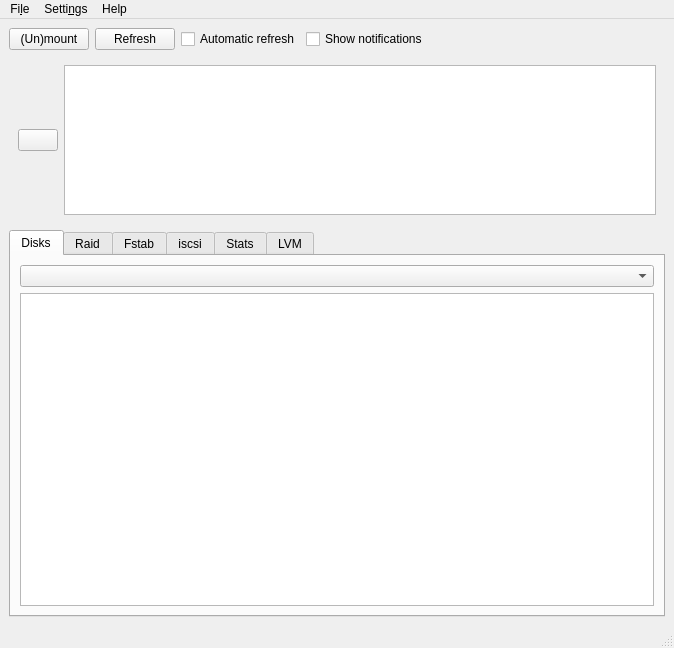
<?xml version="1.0" encoding="UTF-8"?>
<ui version="4.0">
 <class>MainWindow</class>
 <widget class="QMainWindow" name="MainWindow">
  <property name="geometry">
   <rect>
    <x>0</x>
    <y>0</y>
    <width>674</width>
    <height>648</height>
   </rect>
  </property>
  <property name="sizePolicy">
   <sizepolicy hsizetype="Minimum" vsizetype="Preferred">
    <horstretch>0</horstretch>
    <verstretch>0</verstretch>
   </sizepolicy>
  </property>
  <property name="windowTitle">
   <string>Device information GUI</string>
  </property>
  <property name="styleSheet">
   <string notr="true">QTabBar::tab::disabled{width:0px;height:0px;visible:false;border-color:#f00}</string>
  </property>
  <widget class="QWidget" name="centralwidget">
   <property name="sizePolicy">
    <sizepolicy hsizetype="Preferred" vsizetype="Preferred">
     <horstretch>1</horstretch>
     <verstretch>1</verstretch>
    </sizepolicy>
   </property>
   <layout class="QGridLayout" name="gridLayout" rowstretch="0" columnstretch="0">
    <item row="0" column="0">
     <layout class="QVBoxLayout" name="verticalLayout" stretch="0,0,0">
      <item>
       <layout class="QHBoxLayout" name="horizontalLayout">
        <item>
         <widget class="QPushButton" name="mountButton">
          <property name="sizePolicy">
           <sizepolicy hsizetype="Maximum" vsizetype="Fixed">
            <horstretch>0</horstretch>
            <verstretch>0</verstretch>
           </sizepolicy>
          </property>
          <property name="text">
           <string>(Un)mount</string>
          </property>
         </widget>
        </item>
        <item>
         <widget class="QPushButton" name="refreshButton">
          <property name="sizePolicy">
           <sizepolicy hsizetype="Maximum" vsizetype="Fixed">
            <horstretch>0</horstretch>
            <verstretch>0</verstretch>
           </sizepolicy>
          </property>
          <property name="text">
           <string>Refresh</string>
          </property>
         </widget>
        </item>
        <item>
         <widget class="QCheckBox" name="autoRefresh">
          <property name="sizePolicy">
           <sizepolicy hsizetype="Maximum" vsizetype="Fixed">
            <horstretch>0</horstretch>
            <verstretch>0</verstretch>
           </sizepolicy>
          </property>
          <property name="text">
           <string>Automatic refresh</string>
          </property>
         </widget>
        </item>
        <item>
         <widget class="QCheckBox" name="shownotifications">
          <property name="text">
           <string>Show notifications</string>
          </property>
         </widget>
        </item>
        <item>
         <spacer name="horizontalSpacer">
          <property name="orientation">
           <enum>Qt::Horizontal</enum>
          </property>
          <property name="sizeHint" stdset="0">
           <size>
            <width>40</width>
            <height>20</height>
           </size>
          </property>
         </spacer>
        </item>
       </layout>
      </item>
      <item>
       <widget class="QWidget" name="notifications" native="true">
        <layout class="QHBoxLayout" name="horizontalLayout_7">
         <item>
          <widget class="QPushButton" name="deleteChangeMessage">
           <property name="sizePolicy">
            <sizepolicy hsizetype="Maximum" vsizetype="Fixed">
             <horstretch>0</horstretch>
             <verstretch>0</verstretch>
            </sizepolicy>
           </property>
           <property name="text">
            <string/>
           </property>
           <property name="icon">
            <iconset resource="../resources/icons.qrc">
             <normaloff>:/icons/close.png</normaloff>:/icons/close.png</iconset>
           </property>
          </widget>
         </item>
         <item>
          <widget class="QTableView" name="notificationsList">
           <property name="sizePolicy">
            <sizepolicy hsizetype="Expanding" vsizetype="Preferred">
             <horstretch>0</horstretch>
             <verstretch>0</verstretch>
            </sizepolicy>
           </property>
           <property name="minimumSize">
            <size>
             <width>0</width>
             <height>100</height>
            </size>
           </property>
           <property name="maximumSize">
            <size>
             <width>16777215</width>
             <height>150</height>
            </size>
           </property>
           <property name="wordWrap">
            <bool>false</bool>
           </property>
          </widget>
         </item>
        </layout>
       </widget>
      </item>
      <item>
       <widget class="QTabWidget" name="info">
        <property name="sizePolicy">
         <sizepolicy hsizetype="Expanding" vsizetype="Expanding">
          <horstretch>1</horstretch>
          <verstretch>1</verstretch>
         </sizepolicy>
        </property>
        <property name="styleSheet">
         <string notr="true"/>
        </property>
        <property name="tabShape">
         <enum>QTabWidget::Rounded</enum>
        </property>
        <property name="currentIndex">
         <number>0</number>
        </property>
        <widget class="QWidget" name="tabDisks">
         <property name="sizePolicy">
          <sizepolicy hsizetype="Expanding" vsizetype="Expanding">
           <horstretch>1</horstretch>
           <verstretch>1</verstretch>
          </sizepolicy>
         </property>
         <property name="styleSheet">
          <string notr="true"/>
         </property>
         <attribute name="title">
          <string>Disks</string>
         </attribute>
         <layout class="QHBoxLayout" name="horizontalLayout_2">
          <item>
           <layout class="QVBoxLayout" name="verticalLayout_2">
            <item>
             <widget class="QComboBox" name="itemSource"/>
            </item>
            <item>
             <widget class="QTreeView" name="diskList">
              <property name="editTriggers">
               <set>QAbstractItemView::NoEditTriggers</set>
              </property>
              <property name="sortingEnabled">
               <bool>true</bool>
              </property>
              <property name="expandsOnDoubleClick">
               <bool>false</bool>
              </property>
             </widget>
            </item>
           </layout>
          </item>
         </layout>
        </widget>
        <widget class="QWidget" name="tabRaid">
         <property name="sizePolicy">
          <sizepolicy hsizetype="Expanding" vsizetype="Expanding">
           <horstretch>1</horstretch>
           <verstretch>1</verstretch>
          </sizepolicy>
         </property>
         <property name="maximumSize">
          <size>
           <width>16777215</width>
           <height>16777215</height>
          </size>
         </property>
         <property name="styleSheet">
          <string notr="true"/>
         </property>
         <attribute name="title">
          <string>Raid</string>
         </attribute>
         <layout class="QHBoxLayout" name="horizontalLayout_3">
          <item>
           <widget class="QTableView" name="raidList">
            <property name="sizePolicy">
             <sizepolicy hsizetype="Expanding" vsizetype="Expanding">
              <horstretch>0</horstretch>
              <verstretch>0</verstretch>
             </sizepolicy>
            </property>
            <property name="maximumSize">
             <size>
              <width>16777215</width>
              <height>16777215</height>
             </size>
            </property>
            <property name="editTriggers">
             <set>QAbstractItemView::NoEditTriggers</set>
            </property>
            <property name="selectionMode">
             <enum>QAbstractItemView::SingleSelection</enum>
            </property>
            <property name="selectionBehavior">
             <enum>QAbstractItemView::SelectRows</enum>
            </property>
            <property name="sortingEnabled">
             <bool>true</bool>
            </property>
            <attribute name="horizontalHeaderStretchLastSection">
             <bool>false</bool>
            </attribute>
            <attribute name="verticalHeaderVisible">
             <bool>false</bool>
            </attribute>
            <attribute name="verticalHeaderStretchLastSection">
             <bool>false</bool>
            </attribute>
           </widget>
          </item>
         </layout>
        </widget>
        <widget class="QWidget" name="tabFstab">
         <property name="styleSheet">
          <string notr="true"/>
         </property>
         <attribute name="title">
          <string>Fstab</string>
         </attribute>
         <layout class="QHBoxLayout" name="horizontalLayout_4">
          <item>
           <widget class="QTableView" name="mtabList">
            <property name="editTriggers">
             <set>QAbstractItemView::NoEditTriggers</set>
            </property>
            <property name="selectionMode">
             <enum>QAbstractItemView::SingleSelection</enum>
            </property>
            <property name="selectionBehavior">
             <enum>QAbstractItemView::SelectRows</enum>
            </property>
            <property name="sortingEnabled">
             <bool>true</bool>
            </property>
            <attribute name="verticalHeaderVisible">
             <bool>false</bool>
            </attribute>
           </widget>
          </item>
         </layout>
        </widget>
        <widget class="QWidget" name="tabIscsi">
         <property name="styleSheet">
          <string notr="true">QTabWidget::tab:disabled { width: 0; height: 0; margin: 0; padding: 0; border: none; }</string>
         </property>
         <attribute name="title">
          <string>iscsi</string>
         </attribute>
         <layout class="QHBoxLayout" name="horizontalLayout_5">
          <item>
           <widget class="QTableView" name="iscsiTable">
            <property name="editTriggers">
             <set>QAbstractItemView::NoEditTriggers</set>
            </property>
            <property name="selectionMode">
             <enum>QAbstractItemView::SingleSelection</enum>
            </property>
            <property name="selectionBehavior">
             <enum>QAbstractItemView::SelectRows</enum>
            </property>
            <property name="sortingEnabled">
             <bool>true</bool>
            </property>
           </widget>
          </item>
         </layout>
        </widget>
        <widget class="QWidget" name="tabStats">
         <attribute name="title">
          <string>Stats</string>
         </attribute>
         <layout class="QHBoxLayout" name="horizontalLayout_6">
          <item>
           <widget class="QTableView" name="stats">
            <property name="editTriggers">
             <set>QAbstractItemView::NoEditTriggers</set>
            </property>
            <property name="sortingEnabled">
             <bool>true</bool>
            </property>
           </widget>
          </item>
         </layout>
        </widget>
        <widget class="QWidget" name="lvmInfo">
         <attribute name="title">
          <string>LVM</string>
         </attribute>
         <layout class="QVBoxLayout" name="lvmLayout">
          <item>
           <widget class="QLabel" name="lvmRootWarning">
            <property name="styleSheet">
             <string notr="true">color:rgb(255,0,0)</string>
            </property>
            <property name="text">
             <string>LVM information on this page can only be retrieved when this program is run as root.</string>
            </property>
           </widget>
          </item>
          <item>
           <widget class="QLabel" name="lvmetadNotRunning">
            <property name="styleSheet">
             <string notr="true">color:rgb(255,0,0)</string>
            </property>
            <property name="text">
             <string>Can't get information about LVM because &quot;lvmetad&quot; deamon  is not running</string>
            </property>
            <property name="textFormat">
             <enum>Qt::PlainText</enum>
            </property>
           </widget>
          </item>
          <item>
           <widget class="QLabel" name="label">
            <property name="font">
             <font>
              <weight>75</weight>
              <bold>true</bold>
             </font>
            </property>
            <property name="text">
             <string>Physical volumes</string>
            </property>
           </widget>
          </item>
          <item>
           <widget class="QTableView" name="pvInfo">
            <property name="sortingEnabled">
             <bool>true</bool>
            </property>
           </widget>
          </item>
          <item>
           <widget class="QLabel" name="label_2">
            <property name="font">
             <font>
              <weight>75</weight>
              <bold>true</bold>
             </font>
            </property>
            <property name="text">
             <string>Volume groups</string>
            </property>
           </widget>
          </item>
          <item>
           <widget class="QTableView" name="vgList">
            <property name="sortingEnabled">
             <bool>true</bool>
            </property>
           </widget>
          </item>
          <item>
           <widget class="QLabel" name="label_xx">
            <property name="font">
             <font>
              <weight>75</weight>
              <bold>true</bold>
             </font>
            </property>
            <property name="text">
             <string>Logical volumes</string>
            </property>
           </widget>
          </item>
          <item>
           <widget class="QTableView" name="lvList">
            <property name="sortingEnabled">
             <bool>true</bool>
            </property>
           </widget>
          </item>
         </layout>
        </widget>
       </widget>
      </item>
     </layout>
    </item>
   </layout>
  </widget>
  <widget class="QMenuBar" name="menubar">
   <property name="geometry">
    <rect>
     <x>0</x>
     <y>0</y>
     <width>674</width>
     <height>30</height>
    </rect>
   </property>
   <widget class="QMenu" name="menuFile">
    <property name="title">
     <string>Fi&amp;le</string>
    </property>
    <addaction name="actionQuit"/>
   </widget>
   <widget class="QMenu" name="menuSss">
    <property name="title">
     <string>Setti&amp;ngs</string>
    </property>
    <addaction name="actionFields"/>
    <addaction name="visibleTabs"/>
    <addaction name="actionUserDefinedTabs"/>
   </widget>
   <widget class="QMenu" name="menuHelp">
    <property name="title">
     <string>Help</string>
    </property>
    <addaction name="actionAbout"/>
   </widget>
   <addaction name="menuFile"/>
   <addaction name="menuSss"/>
   <addaction name="menuHelp"/>
  </widget>
  <widget class="QStatusBar" name="statusbar"/>
  <action name="actionQuit">
   <property name="text">
    <string>&amp;Quit</string>
   </property>
  </action>
  <action name="actionFields">
   <property name="text">
    <string>&amp;Fields</string>
   </property>
  </action>
  <action name="actionAbout">
   <property name="text">
    <string>&amp;About</string>
   </property>
   <property name="menuRole">
    <enum>QAction::AboutRole</enum>
   </property>
  </action>
  <action name="visibleTabs">
   <property name="text">
    <string>&amp;Visible tabs</string>
   </property>
  </action>
  <action name="actionUserDefinedTabs">
   <property name="text">
    <string>&amp;User defined tabs</string>
   </property>
  </action>
 </widget>
 <resources>
  <include location="../resources/icons.qrc"/>
 </resources>
 <connections/>
</ui>
